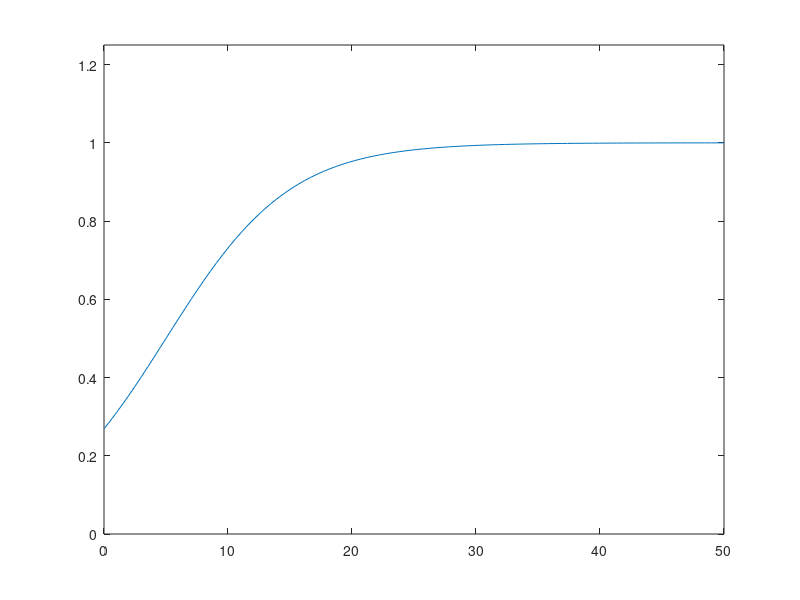

MATLAB code to generate this figure:
%plotlogistic.m

%This program plots the function p=1/(1+e^(-(y-y0)/a)) over 100 entries in
%the domain y=[0,50] for user-defined values of y0 and a.

%   Author: J. Patrick Lacher

clear
clc

%% Get User Inputs

y0 = input('Please input a value for y0: ');
a1 = input('Please input a nonzero value for a: ');

%ensure a does not equal 0
while a1 == 0
    disp('The value of a must not equal zero for the function to exist')
    a1 = input('Please input a new value for a: ');
end

%% Compute Domain and Range Arrays for Plot

domain = linspace (0,50);

tvar1 = -((domain-y0)/a1);
range = power((1+exp(tvar1)),-1);

%% Plot Function

plot (domain,range)
ylim ([0 1.25])